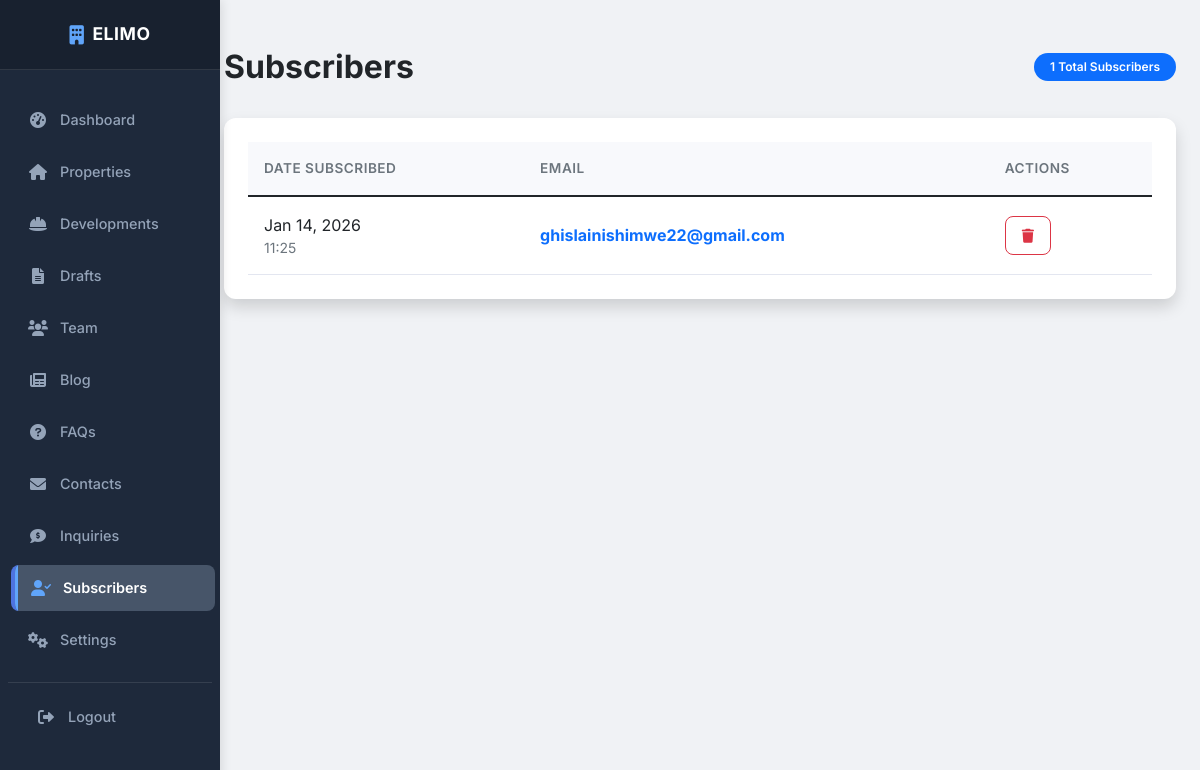
Page /admin/subscribers.php (signed in) on the committed database.
### tables this page shows
CREATE TABLE `newsletter_subscribers` (
  `id` int(11) NOT NULL,
  `email` varchar(100) NOT NULL,
  `is_active` tinyint(1) DEFAULT 1,
  `created_at` timestamp NOT NULL DEFAULT current_timestamp()
);

### includes/database.php (called while the page is built, shortened)
<?php
try {
    $pdo = new PDO(
        "mysql:host=" . DB_HOST . ";dbname=" . DB_NAME . ";charset=utf8mb4",
        DB_USER,
        DB_PASS,
        [
            PDO::ATTR_ERRMODE => PDO::ERRMODE_EXCEPTION,
            PDO::ATTR_DEFAULT_FETCH_MODE => PDO::FETCH_ASSOC,
            PDO::ATTR_EMULATE_PREPARES => false,
        ]
    );
} catch (PDOException $e) {
    die("Database connection failed: " . $e->getMessage());
}
function execute_query($sql, $params = []) {
    global $pdo;
    try {
        $stmt = $pdo->prepare($sql);
        $stmt->execute($params);
        return $stmt;
    } catch (PDOException $e) {
        error_log("Database error: " . $e->getMessage());
        return false;
    }
}
function get_records($table, $conditions = [], $order = '', $limit = '') {
    $sql = "SELECT * FROM $table";
    $params = [];
    if (is_string($conditions) && !empty($conditions)) {
        $sql .= " " . $conditions;
    }
    $stmt = execute_query($sql, $params);
    return $stmt ? $stmt->fetchAll() : [];
}
?>

### includes/functions.php (called while the page is built, shortened)
<?php
function format_date($date, $format = 'M d, Y') {
    return date($format, strtotime($date));
}
?>

### admin/subscribers.php (the view, shortened to what this page needs)
<?php
$subscribers = get_records('newsletter_subscribers', 'ORDER BY created_at DESC');
?>
<!DOCTYPE html>
<html lang="en">
<head>
    <?php include 'includes/header.php'; ?>
</head>
<body>
    <div class="container-fluid">
        <div class="row">
            <?php include 'includes/sidebar.php'; ?>
            <main class="col-md-9 ms-sm-auto col-lg-10 px-md-4 main-content">
                <div class="d-flex justify-content-between flex-wrap flex-md-nowrap align-items-center pt-3 pb-2 mb-4">
                    <div class="d-flex align-items-center">
                        <h1 class="h2 fw-bold text-dark mb-0">Subscribers</h1>
                    </div>
                    <div class="badge bg-primary rounded-pill px-3 py-2">
                        <?php echo count($subscribers); ?> Total Subscribers
                    </div>
                </div>
                <div class="card shadow mb-4 fade-in">
                    <div class="card-body">
                        <div class="table-responsive">
                            <table class="table table-hover align-middle">
                                <thead>
                                    <tr>
                                        <th>Date Subscribed</th>
                                        <th>Email</th>
                                        <th>Actions</th>
                                    </tr>
                                </thead>
                                <tbody>
                                    <?php if (!empty($subscribers)): ?>
                                        <?php foreach ($subscribers as $subscriber): ?>
                                            <tr>
                                                <td>
                                                    <div class="text-dark"><?php echo format_date($subscriber['created_at'], 'M d, Y'); ?></div>
                                                    <div class="small text-muted"><?php echo format_date($subscriber['created_at'], 'H:i'); ?></div>
                                                </td>
                                                <td>
                                                    <div class="fw-bold text-primary"><?php echo htmlspecialchars($subscriber['email']); ?></div>
                                                </td>
                                                <td>
                                                    <form method="POST" style="display: inline;" onsubmit="return confirm('Are you sure you want to remove this subscriber?');">
                                                        <button type="submit" class="btn btn-sm btn-outline-danger" title="Delete">
                                                            <i class="fas fa-trash"></i>
                                                        </button>
                                                    </form>
                                                </td>
                                            </tr>
                                        <?php endforeach; ?>
                                    <?php endif; ?>
                                </tbody>
                            </table>
                        </div>
                    </div>
                </div>
            </main>
        </div>
    </div>
    <?php include 'includes/footer.php'; ?>
</html>

### admin/css/admin-style.css (style rules this page uses)
:root { --primary-color: #4e73df; --primary-dark: #224abe; --secondary-color: #858796; --success-color: #1cc88a; --info-color: #36b9cc; --warning-color: #f6c23e; --danger-color: #e74a3b; --light-color: #f8f9fc; --dark-color: #1a1c23; --sidebar-bg: #1a1c23; --sidebar-hover: #2c303b; --card-bg: #ffffff; --text-primary: #2e384d; --text-secondary: #6c757d; --border-color: #e3e6f0; --shadow-sm: 0 0.125rem 0.25rem 0 rgba(58, 59, 69, 0.2); --shadow-md: 0 0.15rem 1.75rem 0 rgba(58, 59, 69, 0.15); --transition-speed: 0.3s; }
body { font-family: 'Inter', -apple-system, BlinkMacSystemFont, "Segoe UI", Roboto, "Helvetica Neue", Arial, sans-serif; background-color: #f0f2f5; color: var(--text-primary); overflow-x: hidden; }
.main-content { background-color: #f0f2f5; min-height: 100vh; padding: 2rem; }
.card { background: var(--card-bg); border: none; border-radius: 12px; box-shadow: var(--shadow-sm); transition: transform 0.2s ease, box-shadow 0.2s ease; margin-bottom: 1.5rem; overflow: hidden; }
.card-body { padding: 1.5rem; }
.table { margin-bottom: 0; }
.table th { border-top: none; background-color: #f8f9fc; color: var(--text-secondary); font-weight: 600; font-size: 0.85rem; text-transform: uppercase; letter-spacing: 0.5px; padding: 1rem; }
.table td { vertical-align: middle; padding: 1rem; border-bottom: 1px solid #e3e6f0; }
.badge { padding: 0.5em 0.75em; font-weight: 600; border-radius: 6px; }
.btn { padding: 0.5rem 1rem; font-weight: 500; border-radius: 8px; transition: all 0.2s; }
.fade-in { animation: fadeIn 0.4s ease-out forwards; }

### admin/includes/sidebar.php (style rules this page uses)
:root { --sidebar-bg: #1e293b; --sidebar-hover: #334155; --sidebar-active: #475569; --nav-text: #94a3b8; --nav-text-active: #ffffff; }
.main-content { margin-left: 220px; }

### rows in the picture
newsletter_subscribers: created_at "Jan 14, 2026", created_at "11:25", email "ghislainishimwe22@gmail.com"

### other values in the picture
count($subscribers) "1"
